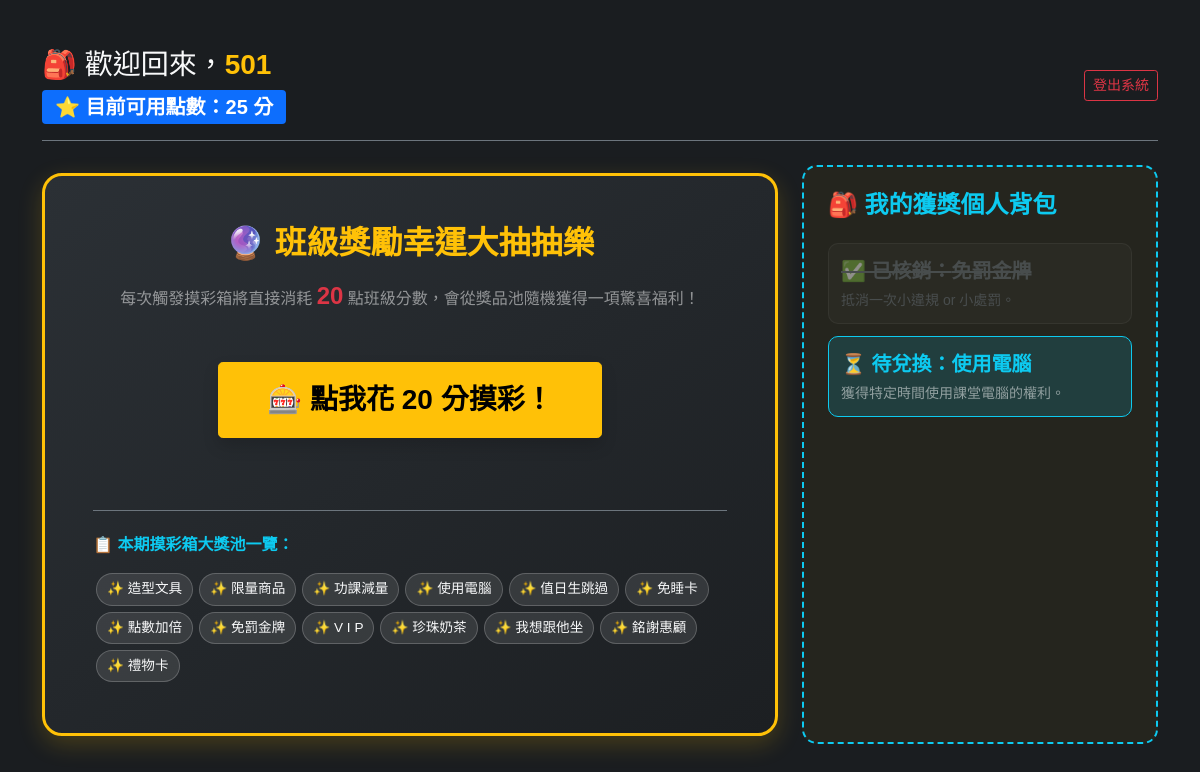
/student (signed in), run on the app's committed database.
### tables this page shows
CREATE TABLE users (
            id INTEGER PRIMARY KEY AUTOINCREMENT,
            username TEXT NOT NULL UNIQUE,
            password TEXT NOT NULL DEFAULT '1234',
            team_name TEXT
        );

CREATE TABLE teams (
            id INTEGER PRIMARY KEY AUTOINCREMENT,
            name TEXT NOT NULL UNIQUE,
            score INTEGER DEFAULT 0
        );

CREATE TABLE items (
            id INTEGER PRIMARY KEY AUTOINCREMENT,
            name TEXT NOT NULL,
            weight REAL DEFAULT 1.0,
            description TEXT
        );

CREATE TABLE purchase_logs (
            id INTEGER PRIMARY KEY AUTOINCREMENT,
            user_id INTEGER,
            item_id INTEGER,
            purchase_time TIMESTAMP DEFAULT CURRENT_TIMESTAMP,
            status TEXT DEFAULT 'pending',
            FOREIGN KEY(user_id) REFERENCES users(id),
            FOREIGN KEY(item_id) REFERENCES items(id)
        );

### routes/student.py (the view, shortened to what this page needs)
@student_bp.route("/student", methods=["GET", "POST"])
def student():
    msg = ""
    if "user" in session:
        conn = get_db_connection()
        user_info = conn.execute(
            """
            SELECT *
            FROM users
            WHERE username=?
            """,
            (session["user"],)
        ).fetchone()
        team_info = conn.execute(
            """
            SELECT *
            FROM teams
            WHERE name=?
            """,
            (user_info["team_name"],)
        ).fetchone()
        items = conn.execute(
            "SELECT * FROM items"
        ).fetchall()
        my_items = conn.execute("""
            SELECT
                items.name,
                items.description,
                purchase_logs.status
            FROM purchase_logs
            JOIN items
            ON purchase_logs.item_id = items.id
            WHERE purchase_logs.user_id=?
            ORDER BY
            purchase_logs.status DESC,
            purchase_logs.purchase_time DESC
        """,
        (user_info["id"],)
        ).fetchall()
        conn.close()
        return render_template(
            "student.html",
            user=user_info,
            team=team_info,
            items=items,
            my_items=my_items,
            msg=msg
        )
    return render_template(
        "student.html",
        user=None,
        msg=msg
    )

### models/database.py (called while the page is built)
def get_db_connection():
    conn = sqlite3.connect(Config.DATABASE)
    conn.row_factory = sqlite3.Row
    return conn

### templates/student.html (shortened to what this page needs)
<!DOCTYPE html>
<html lang="zh-Hant">
<head>
    <link href="https://cdn.jsdelivr.net/npm/bootstrap@5.1.3/dist/css/bootstrap.min.css" rel="stylesheet">
</head>
<body>
    <div class="container py-5">
        {% if not user %}
        <div class="row justify-content-center">
            <div class="col-md-4 card text-dark p-4 shadow-lg mt-5">
                <h4 class="text-center mb-4 fw-bold">🔑 學生/隊伍 登入系統</h4>
                {% if msg %}<div class="alert alert-danger text-center py-2">{{ msg }}</div>{% endif %}
                <form action="/student" method="post">
                    <div class="mb-3">
                        <label class="form-label fw-bold">帳號 (隊伍名稱)</label>
                        <input type="text" name="username" class="form-control" required placeholder="請輸入隊伍名稱">
                    </div>
                    <div class="mb-4">
                        <label class="form-label fw-bold">密碼 (預設 1234)</label>
                        <input type="password" name="password" class="form-control" required placeholder="請輸入密碼">
                    </div>
                    <button type="submit" class="btn btn-primary w-100 py-2 fw-bold">登入系統</button>
                </form>
            </div>
        </div>
        {% else %}
        <div class="d-flex justify-content-between align-items-center border-bottom border-secondary pb-3 mb-4">
            <div>
                <h3>🎒 歡迎回來，<span class="text-warning fw-bold">{{ user.username }}</span></h3>
                <span class="badge bg-primary fs-5 fw-bold">⭐ 目前可用點數：{{ team.score }} 分</span>
            </div>
            <a href="/logout" class="btn btn-outline-danger btn-sm">登出系統</a>
        </div>
        <div class="row">
            <div class="col-lg-8">
                <div class="lottery-box p-5 text-center my-2">
                    <h2 class="fw-bold text-warning mb-3">🔮 班級獎勵幸運大抽抽樂</h2>
                    <p class="text-white-50 mb-4">每次觸發摸彩箱將直接消耗 <strong class="text-danger fs-4">20</strong> 點班級分數，會從獎品池隨機獲得一項驚喜福利！</p>
                    <div class="py-4">
                        <a href="/draw" class="btn btn-warning btn-lg px-5 py-3 fw-bold fs-3 shadow" onclick="return confirm('確定要扣除 20 分啟動摸彩箱嗎？')">🎰 點我花 20 分摸彩！</a>
                    </div>
                    <div class="mt-5 text-start border-top border-secondary pt-4">
                        <h6 class="text-info fw-bold mb-3">📋 本期摸彩箱大獎池一覽：</h6>
                        <div class="d-flex flex-wrap">
                            {% for item in items %}
                                <div class="prize-badge text-light">✨ {{ item.name }}</div>
                            {% endfor %}
                        </div>
                    </div>
                </div>
            </div>
            <div class="col-lg-4 mt-4 mt-lg-0">
                <div class="card bag-card text-light p-4 h-100">
                    <h4 class="mb-4 text-info fw-bold">🎒 我的獲獎個人背包</h4>
                    {% if my_items %}
                        <div style="max-height: 500px; overflow-y: auto;">
                            {% for my_item in my_items %}
                                {% if my_item.name == '銘謝惠顧' %}
                                <div class="item-box bg-secondary bg-opacity-20 border border-secondary" style="opacity: 0.6;">
                                    <div class="fw-bold text-muted fs-5">💨 {{ my_item.name }}</div>
                                    <div class="small text-muted mt-1">{{ my_item.description }}</div>
                                </div>
                                {% elif my_item.status == 'pending' %}
                                <div class="item-box status-pending">
                                    <div class="fw-bold text-info fs-5">⏳ 待兌換：{{ my_item.name }}</div>
                                    <div class="small text-white-50 mt-1">{{ my_item.description }}</div>
                                </div>
                                {% else %}
                                <div class="item-box status-used">
                                    <div class="fw-bold text-secondary fs-5 text-decoration-line-through">✅ 已核銷：{{ my_item.name }}</div>
                                    <div class="small text-muted mt-1">{{ my_item.description }}</div>
                                </div>
                                {% endif %}
                            {% endfor %}
                        </div>
                    {% else %}
                        <div class="text-center text-muted py-5">
                            <p style="font-size: 3.5rem;" class="mb-2">🎰</p>
                            <p class="text-white-50 small">尚未抽過任何獎勵<br>快點擊左邊試試手氣吧！</p>
                        </div>
                    {% endif %}
                </div>
            </div>
        </div>
        {% endif %}
    </div>
</body>
</html>

### templates/student.html (style rules this page uses)
body { background-color: #1a1d20; color: #f8f9fa; font-family: "Microsoft JhengHei", sans-serif; }
.lottery-box { background: linear-gradient(145deg, #2b3035, #1c1f22); border: 3px solid #ffc107; border-radius: 20px; box-shadow: 0 8px 24px rgba(255,193,7,0.2); }
.bag-card { background: rgba(255, 193, 7, 0.05); border: 2px dashed #0dcaf0; border-radius: 15px; }
.item-box { border-radius: 10px; padding: 12px; margin-bottom: 12px; }
.status-pending { background: rgba(13, 202, 240, 0.15); border: 1px solid #0dcaf0; }
.status-used { background: rgba(255,255,255,0.05); border: 1px solid rgba(255,255,255,0.1); opacity: 0.5; }
.prize-badge { background: rgba(255,255,255,0.1); border: 1px solid rgba(255,255,255,0.2); margin: 3px; display: inline-block; padding: 5px 10px; border-radius: 20px; font-size: 0.85rem; }

### data on the page
users: username "501"
teams: score "25"
items: name "造型文具"
items: name "限量商品"
items: name "功課減量"
items: name "使用電腦"
items: name "值日生跳過"
items: name "免睡卡"
items: name "點數加倍"
items: name "免罰金牌"
items: name "V I P"
items: name "珍珠奶茶"
items: name "我想跟他坐"
items: name "銘謝惠顧"
items: name "禮物卡"
purchase_logs: name "免罰金牌", description "抵消一次小違規 or 小處罰。"
purchase_logs: name "使用電腦", description "獲得特定時間使用課堂電腦的權利。"
